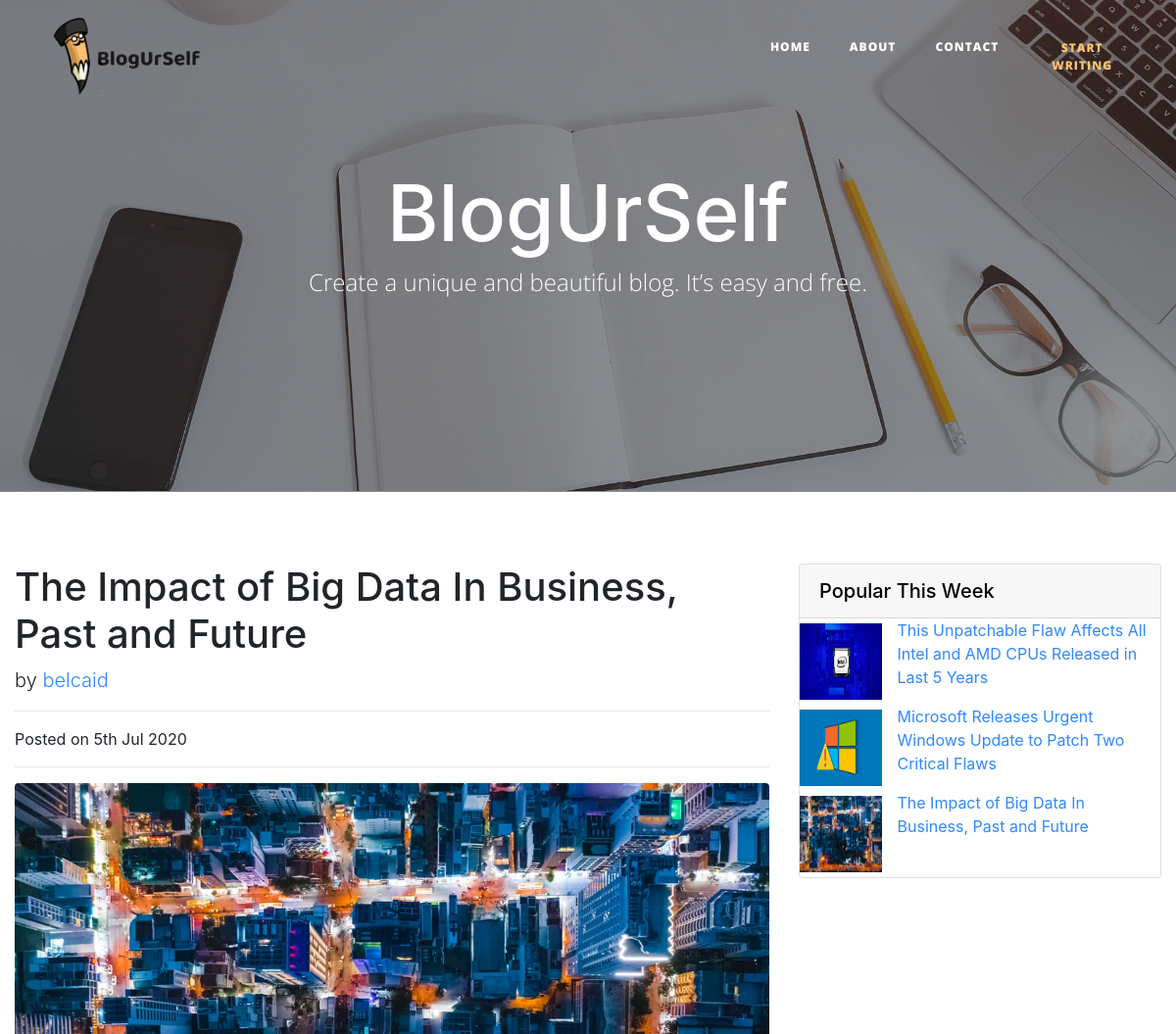
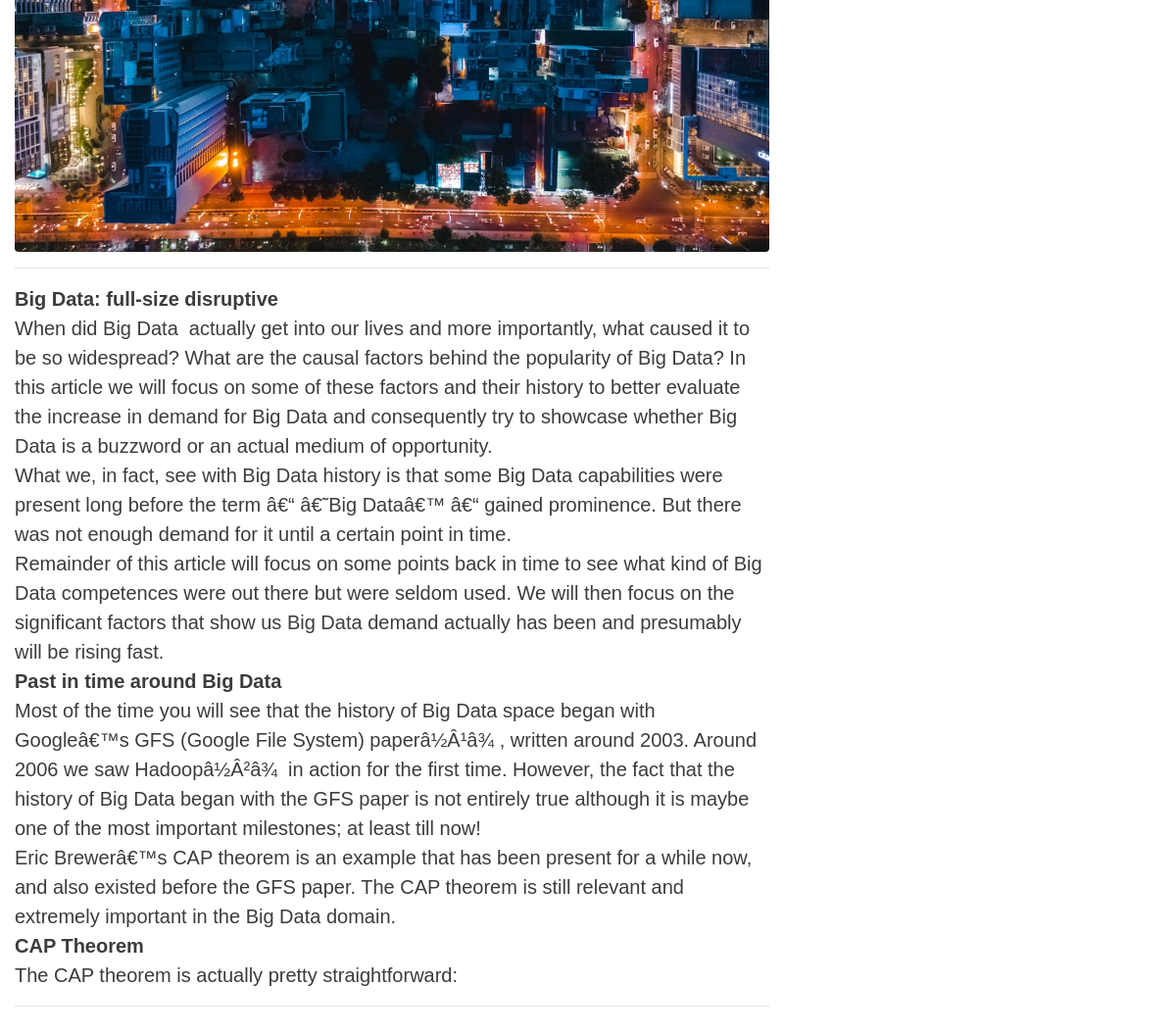
The app's page /Application/view/viewpost.php?id=11 with its own data (2 pictures, top to bottom).
### tables this page shows
CREATE TABLE IF NOT EXISTS `posts` (
  `posteID` int(11) NOT NULL AUTO_INCREMENT,
  `author_id` int(11) DEFAULT NULL,
  `postImg` varchar(300) DEFAULT NULL,
  `postTitle` text,
  `category` varchar(200) DEFAULT NULL,
  `postDesc` text,
  `postCont` text,
  `postDate` date DEFAULT NULL,
  PRIMARY KEY (`posteID`),
  KEY `author_id` (`author_id`)
);

CREATE TABLE IF NOT EXISTS `author` (
  `author_id` int(10) NOT NULL AUTO_INCREMENT,
  `username` varchar(30) NOT NULL,
  `email` varchar(70) NOT NULL,
  `password` varchar(130) NOT NULL,
  `author_img` varchar(200) DEFAULT NULL,
  `author_bio` text,
  `fb_account` varchar(200) DEFAULT NULL,
  `insta_account` varchar(200) DEFAULT NULL,
  `twit_account` varchar(200) DEFAULT NULL,
  PRIMARY KEY (`author_id`)
);

### Application/view/viewpost.php (the view, shortened to what this page needs)
<?php require('../includes/config.php');
$poste_id = $_GET["id"];
$query2= "SELECT * FROM posts WHERE posteID=?";
$stmt =$db->prepare($query2);
$stmt->bind_param("i",$poste_id);
$stmt->execute();
$result2= $stmt->get_result();
$row3 = $result2->fetch_assoc();
?>
<!DOCTYPE html>
<html lang="en">
<head>
	<head>
		<link href="../style/home/vendor/bootstrap/css/bootstrap.min.css" rel="stylesheet">
		<link href="../style/home/vendor/fontawesome-free/css/all.min.css" rel="stylesheet" type="text/css">
		<link href="../style/home/css/clean-blog.css" rel="stylesheet">
	</head>
</head>
<body>
	<nav class="navbar navbar-expand-lg navbar-light fixed-top" id="mainNav">
		<div class="container">
			<a class="navbar-brand" href="index.html"><img src="../style/images/logo.png" width="23%"></a>
			<div class="collapse navbar-collapse" id="navbarResponsive">
				<ul class="navbar-nav ml-auto">
					<li class="nav-item">
						<a class="nav-link" href="index.php">Home</a>
					</li>
					<li class="nav-item">
						<a class="nav-link" href="about.php">About</a>
					</li>
					<li class="nav-item">
						<a class="nav-link" href="contact.php">Contact</a>
					</li>
					<li class="nav-item">
						<a class="btn" href="#" style="color: #FFC273;">Start Writing</a>
					</li>
				</ul>
			</div>
		</div>
	</nav>
	<header class="masthead" style="background-image: url('../style/home/img/home-bg.jpg')">
		<div class="overlay"></div>
		<div class="container">
			<div class="row">
				<div class="col-lg-8 col-md-10 mx-auto">
					<div class="site-heading">
						<h1>BlogUrSelf</h1>
						<span class="subheading">Create a unique and beautiful blog. It’s easy and free.</span>
					</div>
				</div>
			</div>
		</div>
	</header>
	<div>
		<div class="container">
			<div class="row">
				<div class="col-lg-8">
					<h1 class="mt-4"><?= $row3['postTitle']; ?></h1>
					<?php
					$queryA= "SELECT * FROM author WHERE author_id=?";
					$stmtA =$db->prepare($queryA);
					$stmtA->bind_param("i",$row3['author_id']);
					$stmtA->execute();
					$resultA= $stmtA->get_result();
					$rowA = $resultA->fetch_assoc();
					?>
					<p class="lead">
						by
						<a href="blogger.php?id=<?= $rowA['author_id']; ?>"><?= $rowA['username']; ?></a>
					</p>
					<hr>
					<p>Posted on <?= date('jS M Y', strtotime($row3['postDate'])) ?></p>
					<hr>
					<img class="img-fluid rounded" src="<?= $row3['postImg']; ?>" alt="">
					<hr>
					<p class="lead"><?= $row3['postCont']; ?></p>
					<hr>
				</div>
				<div class="col-md-4">
					<div class="card my-4">
						<h5 class="card-header">Popular This Week</h5>
						<div class="widget PopularPosts" data-version="1" id="PopularPosts1">
							<div class="widget-content popular-posts">
								<?php
							$query3= "SELECT * FROM posts ORDER BY postDate ASC LIMIT 10";
							$stmt1 =$db->prepare($query3);
							$stmt1->execute();
							$result3= $stmt1->get_result();
							while ($row4 = $result3->fetch_assoc()) { ?>
								<div class="row">
									<div class="col col-lg-3">
										<img style="margin: 7% 0 7% 0;height: 78px;width: 84px;"  src="<?= $row4['postImg']; ?>"
											alt="" srcset="">
									</div>
									<div class="col -md-auto">
										<p><a
												href="viewpost.php?id=<?= $row4['posteID']; ?>"><?= $row4['postTitle']; ?></a>
										</p>
									</div>
								</div>
								<?php
							}
							?>
							</div>
						</div>
					</div>
				</div>
			</div>
		</div>
	</div>
</body>
</html>

### Application/style/home/css/clean-blog.css (style rules this page uses)
#mainNav { position: absolute; border-bottom: 1px solid #e9ecef; background-color: #fff; font-family: 'Open Sans', 'Helvetica Neue', Helvetica, Arial, sans-serif }
#mainNav .navbar-brand { font-weight: 800; color: #343a40 }
#mainNav .navbar-nav>li.nav-item>a { font-size: 12px; font-weight: 800; letter-spacing: 1px; text-transform: uppercase }
@media only screen and (min-width:992px) { #mainNav { border-bottom: 1px solid transparent; background: 0 0 } }
@media only screen and (min-width:992px) { #mainNav .navbar-brand { padding: 10px 20px; color: #fff } }
@media only screen and (min-width:992px) { #mainNav .navbar-nav>li.nav-item>a { padding: 10px 20px; color: #fff } }
@media only screen and (min-width:992px) { #mainNav { transition: background-color .2s; transform: translate3d(0, 0, 0); -webkit-backface-visibility: hidden } }
header.masthead { margin-bottom: 50px; background: no-repeat center center; background-color: #868e96; background-attachment: scroll; position: relative; background-size: cover; margin-top: -31px }
header.masthead .overlay { position: absolute; top: 0; left: 0; height: 106%; width: 100%; background-color: #212529; opacity: .5; margin-top: -31px }
header.masthead .page-heading, header.masthead .post-heading, header.masthead .site-heading { padding: 200px 0 150px; color: #fff }
@media only screen and (min-width:768px) { header.masthead .page-heading, header.masthead .post-heading, header.masthead .site-heading { padding: 200px 0 } }
header.masthead .page-heading, header.masthead .site-heading { text-align: center }
header.masthead .page-heading h1, header.masthead .site-heading h1 { font-size: 50px; margin-top: 0 }
header.masthead .page-heading .subheading, header.masthead .site-heading .subheading { font-size: 24px; font-weight: 300; line-height: 1.1; display: block; margin: 10px 0 0; font-family: 'Open Sans', 'Helvetica Neue', Helvetica, Arial, sans-serif }
@media only screen and (min-width:768px) { header.masthead .page-heading h1, header.masthead .site-heading h1 { font-size: 80px } }
a { -webkit-transition: .3s all ease; -o-transition: .3s all ease; transition: .3s all ease; color: #2f89fc; }
h2, h3, h4, h5, .h1, .h2, .h3, .h4, .h5 { font-family: "Muli", -apple-system, BlinkMacSystemFont, "Segoe UI", Roboto, "Helvetica Neue", Arial, sans-serif, "Apple Color Emoji", "Segoe UI Emoji", "Segoe UI Symbol", "Noto Color Emoji"; line-height: 1.5; color: #000; }
.btn { border-radius: 0; }
.container { max-width: 1200px; }

### records on screen
posts: postTitle "The Impact of Big Data In Business, Past and Future", postDate "5th Jul 2020", postImg (picture), postCont "Big Data: full-size disruptive When did Big Data actually get into our lives and more importantly, what caused it to be so widespread? What are the causal factors behind the popularity of Big Data? In this article we will focus on some of these factors and their history to better evaluate the increase in demand for Big Data and consequently try to showcase whether Big Data is a buzzword or an actual medium of opportunity. What we, in fact, see with Big Data history is that some Big Data capabilities were present long before the term â€“ â€˜Big Dataâ€™ â€“ gained prominence. But there was not enough demand for it until a certain point in time. Remainder of this article will focus on some…"
author: username "belcaid"
posts: postImg (picture), postTitle "This Unpatchable Flaw Affects All Intel and AMD CPUs Released in Last 5 Years"
posts: postImg (picture), postTitle "Microsoft Releases Urgent Windows Update to Patch Two Critical Flaws"
